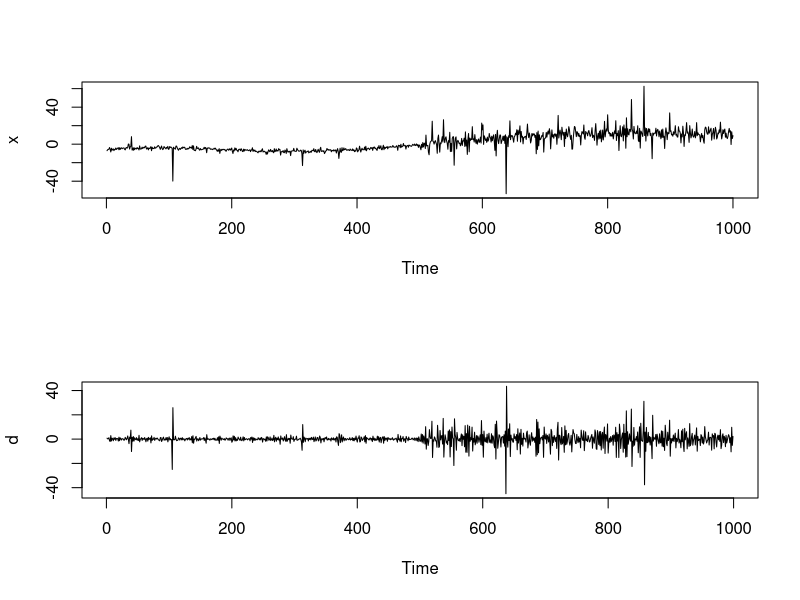

The R source for this figure:
###-----------------------------------------------
### The data. **AR included**
###-----------------------------------------------
f = function(t){
  5*cos(t*9) - (t - 0.7)^2 *20 + (t-0.2)^3 *40
}
ar = function(n, ar, df){
  z = rep(NA,n)
  z[1] = rt(1,df)
  for(i in 2:n){
    z[i] = ar*z[i-1] + rt(1,df)
  }
  z
}
n = 1000
mu = f((1:n)/n)
z = c(rt(n/2,3), rt(n/2, 3)*4) 
x = z+mu
par(mfrow = c(2,1))
ts.plot(x)
d = diff(x) / (sqrt(2))
ts.plot(d)

###-----------------------------------------------
### The data. **AR included**
###-----------------------------------------------

L = function(y, g, tau){
  n = length(y)
  l1 = tau * log(1/tau * sum((y[1:tau] - g[1:tau])^2))
  if (tau !=n){
    l2 = (n - tau) * log(1/(n-tau)*sum((y[(tau+1):n] - g[(tau+1):n])^2))}
  else{l2 = 0}
  l = l1 + l2 
}

MaxL = function(y, g){
  n = length(y)
  max_d= 0
  max_i = 0
  Ln = L(y, g, n)
  for (i in 1:n){
    d = Ln -  L(y, g, i)
    if(d > max_d){max_d = d; max_i = i}
  }
  c(max_d, max_i)
}

MLsigma1 = function(y, g, tau){sigma = 1/tau * sum((y[1:tau] - g[1:tau])^2)}
MLsigma2 = function(y, g, tau){n = length(y);sigma = 1/(n-tau)*sum((y[(tau+1):n] - g[(tau+1):n])^2)}

Liver_test = function(d, alpha){
  a = 2*log(log(n))^(1/2)/log(n)
  b = (2*log(log(n)) + 1/2*log(log(log(n))) - log(gamma(1/2)))/log(n)
  T = a*sqrt(log(n))*sqrt(d) - b*log(n)
  if (T> -log(-log(1-alpha))/2){
      return(TRUE)
  }else{
    return(FALSE)
  }
}

spline_test = function(x){
  epsilon = 0.00001
  n = length(x)
  ax = (1:n)/n
  old_d = 0
  count = 0
  while (count<50){
    g = smooth.spline(ax, x, w = weight, cv = TRUE)$y
    result= MaxL(g, fit$y)
    new_d = result[1]
    tau = result[2]
    if ((new_d - old_d)<epsilon){
      return(Liver_test(new_d, 0.05))
    }else{
      sigma1 = MLsigma1(x, fit$y, tau)
      sigma2 = MLsigma2(x, fit$y, tau)
      weight = c(rep((1/sigma1)^2, n/2), rep((1/sigma2)^2, n/2))
    }
    count = count+1
    old_d = new_d  
  }
  return(FALSE)
}

